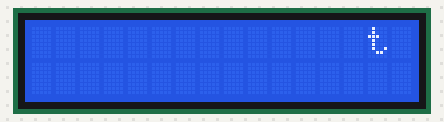
The program below on a simulated Raspberry Pi (BCM pin numbers). On the bench: 16×2 character LCD.

Above: at 1.3 s.
At 5.9 s:
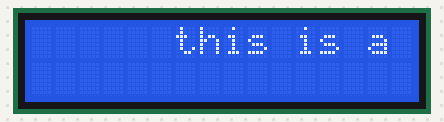
At 10.5 s:
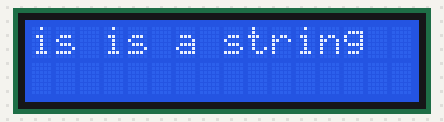
At 20.4 s:
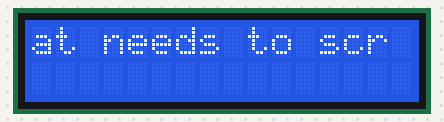
At 30.1 s:
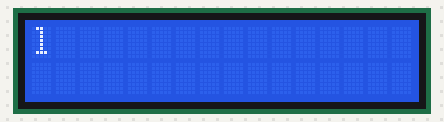
At 39.5 s:
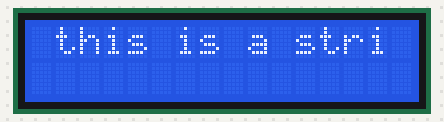

The program:

scroll_lcd.py
```python
# _____ _____ _____ __ __ _____ _____
#|     |   __|     |  |  |     |     |
#|  |  |__   |  |  |_   _|  |  |  |  |
#|_____|_____|_____| |_| |_____|_____|
#
# Project Tutorial Url:http://osoyoo.com/?p=1031
#
import smbus
import time

# Define some device parameters
I2C_ADDR  = 0x3f # I2C device address, if any error, change this address to 0x27
LCD_WIDTH = 16   # Maximum characters per line

# Define some device constants
LCD_CHR = 1 # Mode - Sending data
LCD_CMD = 0 # Mode - Sending command

LCD_LINE_1 = 0x80 # LCD RAM address for the 1st line
LCD_LINE_2 = 0xC0 # LCD RAM address for the 2nd line
LCD_LINE_3 = 0x94 # LCD RAM address for the 3rd line
LCD_LINE_4 = 0xD4 # LCD RAM address for the 4th line

LCD_BACKLIGHT  = 0x08  # On
#LCD_BACKLIGHT = 0x00  # Off

ENABLE = 0b00000100 # Enable bit

# Timing constants
E_PULSE = 0.0005
E_DELAY = 0.0005

#Open I2C interface
#bus = smbus.SMBus(0)  # Rev 1 Pi uses 0
bus = smbus.SMBus(1) # Rev 2 Pi uses 1

def lcd_init():
    # Initialise display
    lcd_byte(0x33,LCD_CMD) # 110011 Initialise
    lcd_byte(0x32,LCD_CMD) # 110010 Initialise
    lcd_byte(0x06,LCD_CMD) # 000110 Cursor move direction
    lcd_byte(0x0C,LCD_CMD) # 001100 Display On,Cursor Off, Blink Off
    lcd_byte(0x28,LCD_CMD) # 101000 Data length, number of lines, font size
    lcd_byte(0x01,LCD_CMD) # 000001 Clear display
    time.sleep(E_DELAY)

def lcd_byte(bits, mode):
    # Send byte to data pins
    # bits = the data
    # mode = 1 for data
    #        0 for command

    bits_high = mode | (bits & 0xF0) | LCD_BACKLIGHT
    bits_low = mode | ((bits<<4) & 0xF0) | LCD_BACKLIGHT

    # High bits
    bus.write_byte(I2C_ADDR, bits_high)
    lcd_toggle_enable(bits_high)

    # Low bits
    bus.write_byte(I2C_ADDR, bits_low)
    lcd_toggle_enable(bits_low)

def lcd_toggle_enable(bits):
    # Toggle enable
    time.sleep(E_DELAY)
    bus.write_byte(I2C_ADDR, (bits | ENABLE))
    time.sleep(E_PULSE)
    bus.write_byte(I2C_ADDR,(bits & ~ENABLE))
    time.sleep(E_DELAY)

def lcd_string(message,line):
    # Send string to display

    message = message.ljust(LCD_WIDTH," ")

    lcd_byte(line, LCD_CMD)

    for i in range(LCD_WIDTH):
        lcd_byte(ord(message[i]),LCD_CHR)

def main():
    # Main program block

    # Initialise display
    lcd_init()

    while True:

#        # Send some test
#        lcd_string("Created by         <",LCD_LINE_1)
#        lcd_string("Osoyoo.com        <",LCD_LINE_2)
#
#        time.sleep(3)
#
#        # Send some more text
#        lcd_string("> Tutorial Url:",LCD_LINE_1)
#        lcd_string("> http://osoyoo.com",LCD_LINE_2)
#
#        time.sleep(3)

        str_pad = " " * 16
        my_long_string = "this is a string that needs to scroll"
        my_long_string = str_pad + my_long_string
        for i in range (0, len(my_long_string)):
            lcd_byte(LCD_LINE_1, LCD_CMD)
            lcd_text = my_long_string[i:(i+15)]
            lcd_string(lcd_text,1)
            time.sleep(0.5)
        lcd_byte(LCD_LINE_1, LCD_CMD)
        lcd_string(str_pad,1)

if __name__ == '__main__':

    try:
        main()
    except KeyboardInterrupt:
        pass
    finally:
        lcd_byte(0x01, LCD_CMD)
```

Measured:
- what the display in image 0 shows lasts 0.5 s, from 1.3 s to 1.8 s
- what the display in image 4 shows lasts 0.5 s, from 30.1 s to 30.6 s
